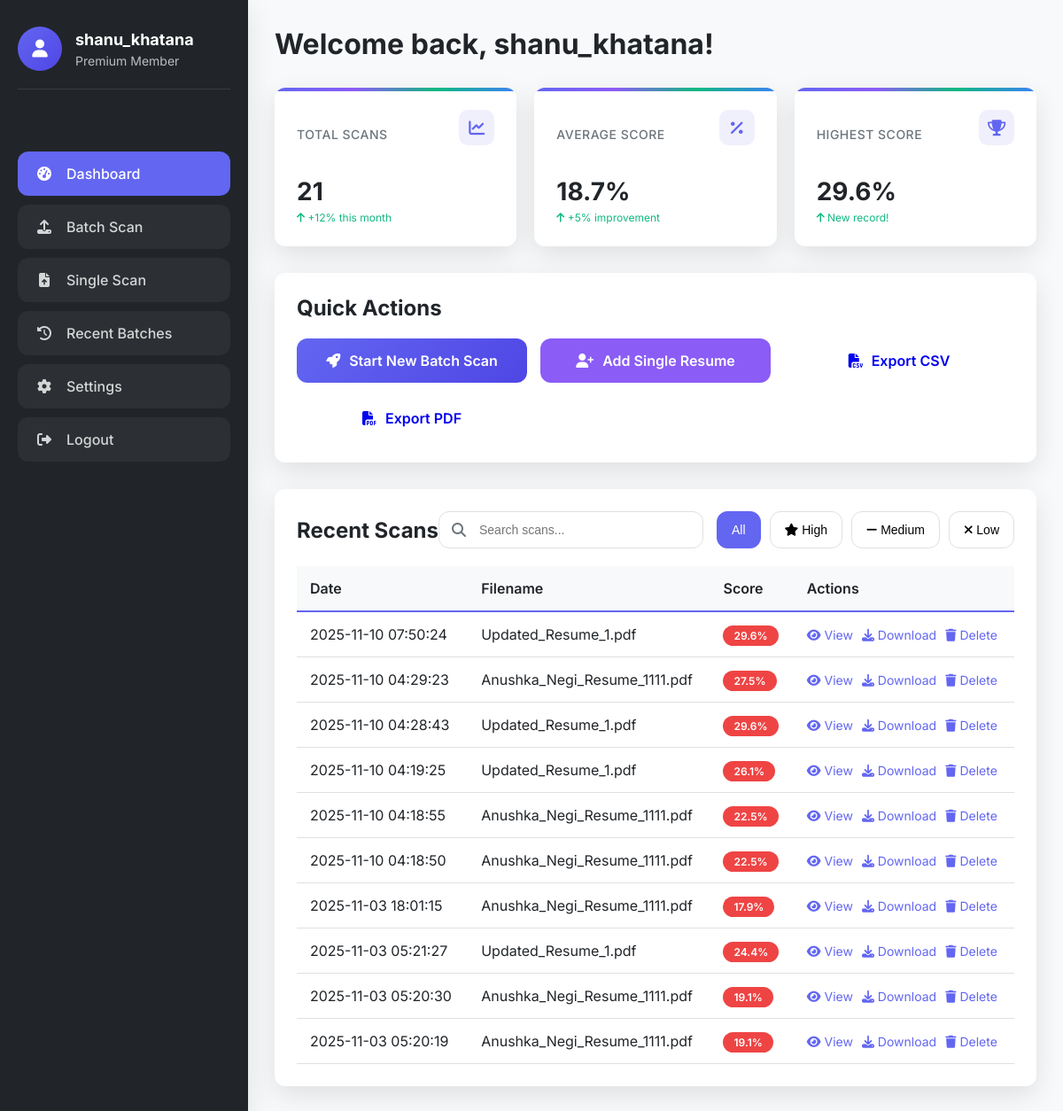
The page /dashboard (signed in) on the database as committed earlier.
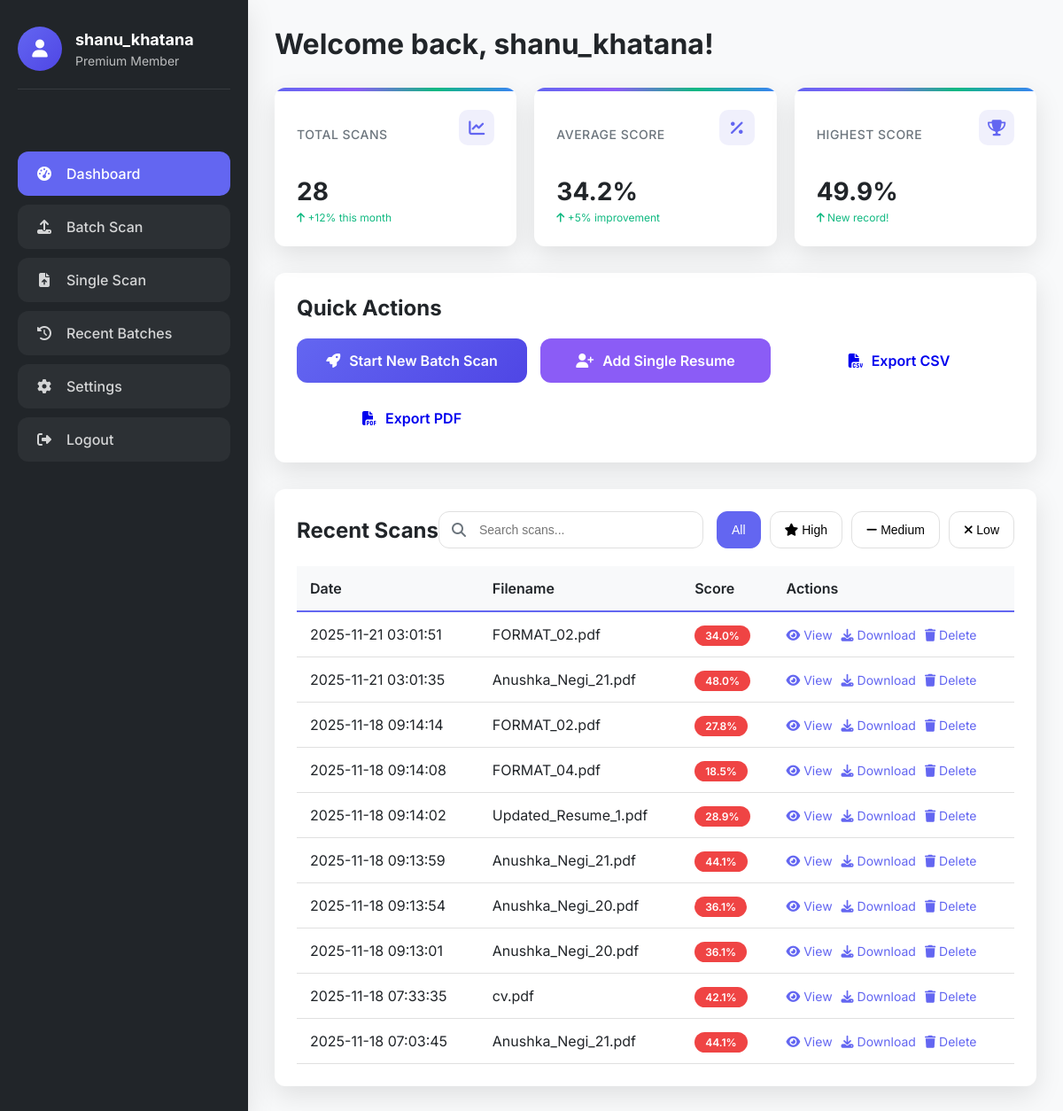
The same page on the database as committed later.
### tables this page shows
CREATE TABLE scans (
            id INTEGER PRIMARY KEY AUTOINCREMENT,
            user_id INTEGER,
            filename TEXT,
            job_description TEXT,
            similarity_score REAL,
            matched_skills TEXT,
            missing_skills TEXT,
            scan_date TIMESTAMP DEFAULT CURRENT_TIMESTAMP, years_experience INTEGER DEFAULT 0, education_level INTEGER DEFAULT 0,
            FOREIGN KEY (user_id) REFERENCES users (id)
        );

### app.py (the view, shortened to what this page needs)
@app.route("/dashboard")
def dashboard():
    if "username" not in session:
        flash("Please login first.", "error")
        return redirect(url_for("login"))
    conn = get_db_connection()
    if conn is None:
        return
    c = conn.cursor()
    try:
        c.execute("SELECT COUNT(*) FROM scans WHERE user_id=?", (session["user_id"],))
        total_scans = c.fetchone()[0]
        c.execute("PRAGMA table_info(scans)")
        columns = [row[1] for row in c.fetchall()]
        has_years_experience = 'years_experience' in columns
        has_education_level = 'education_level' in columns
        if has_years_experience and has_education_level:
            c.execute("SELECT AVG(similarity_score) FROM scans WHERE user_id=?", (session["user_id"],))
            avg_score_result = c.fetchone()
            avg_score = round(avg_score_result[0], 1) if avg_score_result[0] else 0
            c.execute("SELECT MAX(similarity_score) FROM scans WHERE user_id=?", (session["user_id"],))
            high_score_result = c.fetchone()
            high_score = round(high_score_result[0], 1) if high_score_result[0] else 0
        else:
            avg_score = 0
            high_score = 0
        recent_batch = session.get('batch_results', [])
        if has_years_experience and has_education_level:
            c.execute("""
                SELECT id, filename, similarity_score, scan_date, matched_skills, missing_skills,
                       years_experience, education_level
                FROM scans
                WHERE user_id = ?
                ORDER BY scan_date DESC
                LIMIT 10
            """, (session["user_id"],))
        scans = c.fetchall()
        conn.close()
        formatted_scans = []
        for scan in scans:
            formatted_scan = {
                'id': scan[0],
                'filename': scan[1],
                'score': scan[2],
                'date': scan[3],
                'matched_skills': scan[4].split(',') if scan[4] else [],
                'missing_skills': scan[5].split(',') if scan[5] else [],
                'years_experience': scan[6] if len(scan) > 6 else 0,
                'education_level': scan[7] if len(scan) > 7 else 0
            }
            formatted_scans.append(formatted_scan)
        return render_template("dashboard.html",
                         username=session["username"],
                         scans=formatted_scans,
                         total_scans=total_scans,
                         avg_score=avg_score,
                         high_score=high_score,
                         recent_batch=recent_batch)
    except Exception as e:
        logger.error(f"Database error: {str(e)}")
        flash("An error occurred while loading dashboard.", "error")
        return redirect(url_for("login"))

### app.py (called while the page is built)
def get_db_connection():
    try:
        conn = sqlite3.connect("users.db", timeout=30.0)
        conn.execute("PRAGMA busy_timeout = 30000")  # 30 seconds timeout
        return conn
    except Exception as e:
        logger.error(f"Database connection error: {e}")
        return None

### templates/dashboard.html (shortened to what the changed rows need)
<!DOCTYPE html>
<html lang="en">
<head>
    <link href="https://cdnjs.cloudflare.com/ajax/libs/font-awesome/6.4.0/css/all.min.css" rel="stylesheet">
</head>
<body>
    <div class="dashboard-container">
        <div class="main-content">
            <div class="content-header">
                <h1 class="page-title">Welcome back, {{ username }}!</h1>
            </div>
            <div class="stats-grid">
                <div class="stat-card">
                    <div class="stat-header">
                        <h4 class="stat-title">Total Scans</h4>
                        <div class="stat-icon">
                        </div>
                    </div>
                    <div class="stat-value">{{ total_scans }}</div>
                    <div class="stat-change positive">
                        <i class="fas fa-arrow-up"></i> +12% this month
                    </div>
                </div>
                <div class="stat-card">
                    <div class="stat-header">
                        <h4 class="stat-title">Average Score</h4>
                        <div class="stat-icon">
                        </div>
                    </div>
                    <div class="stat-value">{{ avg_score }}%</div>
                    <div class="stat-change positive">
                        <i class="fas fa-arrow-up"></i> +5% improvement
                    </div>
                </div>
                <div class="stat-card">
                    <div class="stat-header">
                        <h4 class="stat-title">Highest Score</h4>
                        <div class="stat-icon">
                        </div>
                    </div>
                    <div class="stat-value">{{ high_score }}%</div>
                    <div class="stat-change positive">
                        <i class="fas fa-arrow-up"></i> New record!
                    </div>
                </div>
            </div>
            <div class="quick-actions">
                <h2>Quick Actions</h2>
            </div>
            <div class="scans-section">
                <div class="section-header">
                    <h2>Recent Scans</h2>
                </div>
                <table class="scans-table">
                    <thead>
                        <tr>
                            <th>Date</th>
                            <th>Filename</th>
                            <th>Score</th>
                            <th>Actions</th>
                        </tr>
                    </thead>
                    <tbody id="scans-tbody">
                        {% if scans %}
                            {% for scan in scans %}
                                <tr data-score="{{ scan.score }}" data-id="{{ scan.id }}">
                                    <td>{{ scan.date }}</td>
                                    <td>{{ scan.filename }}</td>
                                    <td>
                                        <span class="score-badge {% if scan.score >= 70 %}score-high{% elif scan.score >= 50 %}score-medium{% else %}score-low{% endif %}">
                                            {{ "%.1f"|format(scan.score) }}%
                                        </span>
                                    </td>
                                    <td>
                                        <div class="action-links">
                                            <a href="/view_scan/{{ scan.id }}" class="action-link">
                                                <i class="fas fa-eye"></i> View
                                            </a>
                                            <a href="/download_scan/{{ scan.id }}" class="action-link">
                                                <i class="fas fa-download"></i> Download
                                            </a>
                                            <a href="javascript:void(0)" class="action-link" onclick="deleteScan({{ scan.id }})">
                                                <i class="fas fa-trash"></i> Delete
                                            </a>
                                        </div>
                                    </td>
                                </tr>
                            {% endfor %}
                        {% endif %}
                    </tbody>
                </table>
            </div>
        </div>
    </div>
</body>
</html>

Rows that differ between the two databases and show on the page:
removed scans: date "2025-11-10 07:50:24", filename "Updated_Resume_1.pdf", score "29.6"
removed scans: date "2025-11-10 04:29:23", filename "Anushka_Negi_Resume_1111.pdf", score "27.5"
removed scans: date "2025-11-10 04:28:43", filename "Updated_Resume_1.pdf", score "29.6"
removed scans: date "2025-11-10 04:19:25", filename "Updated_Resume_1.pdf", score "26.1"
removed scans: date "2025-11-10 04:18:55", filename "Anushka_Negi_Resume_1111.pdf", score "22.5"
removed scans: date "2025-11-10 04:18:50", filename "Anushka_Negi_Resume_1111.pdf", score "22.5"
removed scans: date "2025-11-03 18:01:15", filename "Anushka_Negi_Resume_1111.pdf", score "17.9"
removed scans: date "2025-11-03 05:21:27", filename "Updated_Resume_1.pdf", score "24.4"
removed scans: date "2025-11-03 05:20:30", filename "Anushka_Negi_Resume_1111.pdf", score "19.1"
removed scans: date "2025-11-03 05:20:19", filename "Anushka_Negi_Resume_1111.pdf", score "19.1"
added scans: date "2025-11-21 03:01:51", filename "FORMAT_02.pdf", score "34.0"
added scans: date "2025-11-21 03:01:35", filename "Anushka_Negi_21.pdf", score "48.0"
added scans: date "2025-11-18 09:14:14", filename "FORMAT_02.pdf", score "27.8"
added scans: date "2025-11-18 09:14:08", filename "FORMAT_04.pdf", score "18.5"
added scans: date "2025-11-18 09:14:02", filename "Updated_Resume_1.pdf", score "28.9"
added scans: date "2025-11-18 09:13:59", filename "Anushka_Negi_21.pdf", score "44.1"
added scans: date "2025-11-18 09:13:54", filename "Anushka_Negi_20.pdf", score "36.1"
added scans: date "2025-11-18 09:13:01", filename "Anushka_Negi_20.pdf", score "36.1"
added scans: date "2025-11-18 07:33:35", filename "cv.pdf", score "42.1"
added scans: date "2025-11-18 07:03:45", filename "Anushka_Negi_21.pdf", score "44.1"
Other text that changed with them:
{{ total_scans }}: "21" → "28"
{{ avg_score }}: "18.7" → "34.2"
{{ high_score }}: "29.6" → "49.9"
